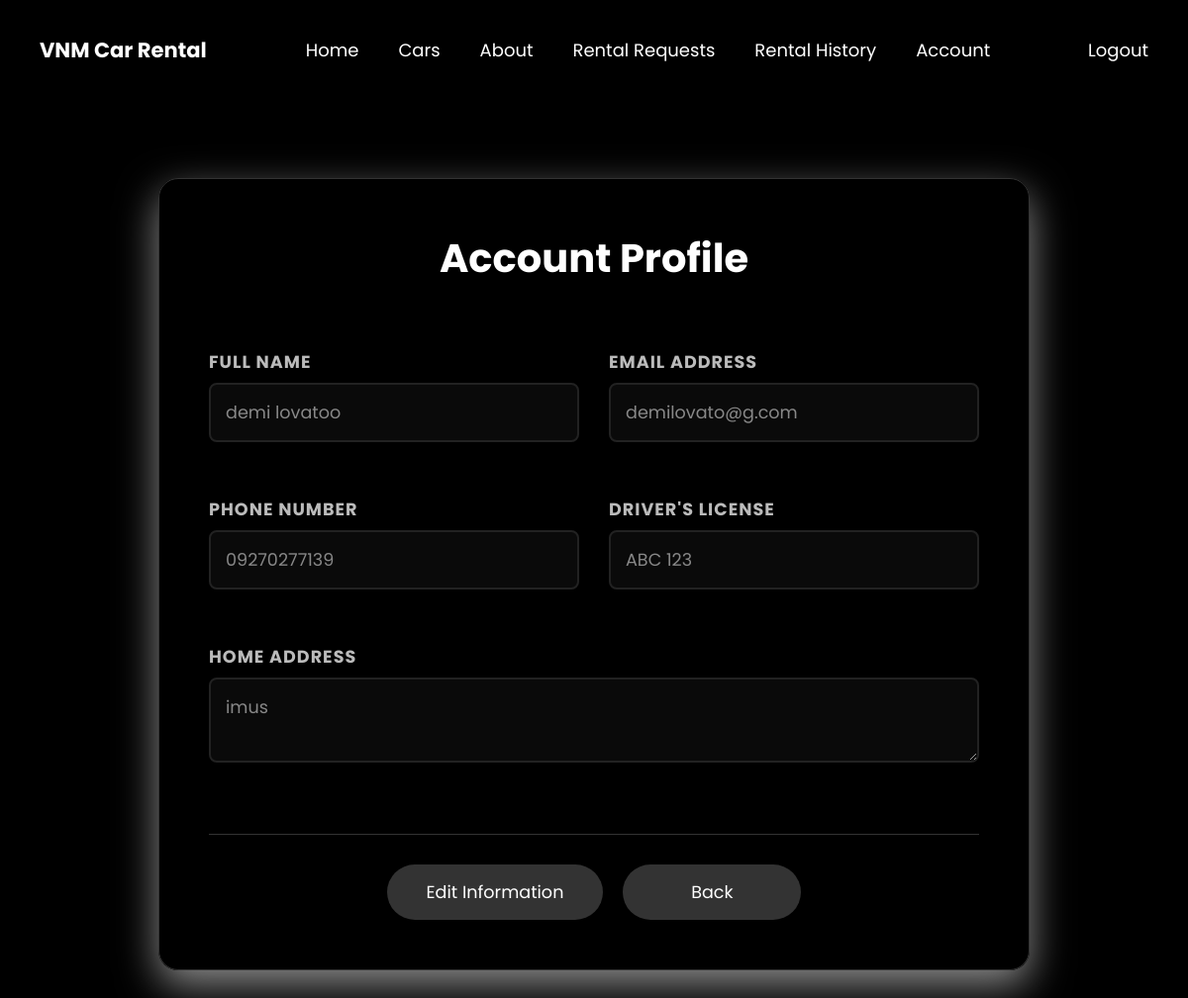
/vnm-system1/php/edit_account.php (signed in), run on the app's committed database.
### tables this page shows
CREATE TABLE `users` (
  `user_id` int(11) NOT NULL,
  `fullname` varchar(200) DEFAULT NULL,
  `email` varchar(200) DEFAULT NULL,
  `phone` varchar(50) DEFAULT NULL,
  `address` varchar(255) DEFAULT NULL,
  `license` varchar(100) DEFAULT NULL,
  `password` varchar(255) DEFAULT NULL,
  `status` int(11) DEFAULT 1,
  `is_archived` tinyint(1) DEFAULT 0
);

### vnm-system1/php/edit_account.php (the view, shortened to what this page needs)
<?php
include 'db.php';
$user_id = (int)$_SESSION['user'];
$stmt = $conn->prepare("SELECT * FROM users WHERE user_id = ?");
$stmt->bind_param("i", $user_id);
$stmt->execute();
$user = $stmt->get_result()->fetch_assoc();
?>
<!DOCTYPE html>
<html lang="en">
<head>
    <link rel="stylesheet" href="../css/main.css">
    <link rel="stylesheet" href="../css/login-dashboard.css?v=1.01">
</head>
<body>
<nav>
    <h3>VNM Car Rental</h3>
    <a href="../php/login-dashboard.php">Home</a>
    <a href="../php/login-dashboard.php#cars">Cars</a>
    <a href="../php/login-dashboard.php#aboutUs">About</a>
    <a href="../php/rentalsc.php">Rental Requests</a>
    <a href="../php/customer_lifecycle.php">Rental History</a>
    <a href="../php/edit_account.php">Account</a>
    <button popovertarget="logout">Logout</button>
</nav>
    <main>
        <div class="edit-container" id="containerBlock">
            <h2>Account Profile</h2>
            <hr class="section-divider">
            <form action="edit_account.php" method="POST" id="profileForm">
                <div class="form-grid">
                    <div class="form-group">
                        <label>Full Name</label>
                        <input type="text" name="fullname" value="<?php echo htmlspecialchars($user['fullname']); ?>" disabled required>
                    </div>
                    <div class="form-group">
                        <label>Email Address</label>
                        <input type="email" name="email" value="<?php echo htmlspecialchars($user['email']); ?>" disabled required>
                    </div>
                    <div class="form-group">
                        <label>Phone Number</label>
                        <input type="text" name="phone" value="<?php echo htmlspecialchars($user['phone']); ?>" disabled required>
                    </div>
                    <div class="form-group">
                        <label>Driver's License</label>
                        <input type="text" name="license" value="<?php echo htmlspecialchars($user['license']); ?>" disabled required>
                    </div>
                    <div class="form-group full-width">
                        <label>Home Address</label>
                        <textarea name="address" rows="2" disabled required><?php echo htmlspecialchars($user['address']); ?></textarea>
                    </div>
                </div>
                <div class="btn-group">
                    <button type="button" id="editBtn" class="btn-vnm btn-secondary">Edit Information</button>
                    <a href="edit_account.php" class="btn-vnm btn-secondary">Back</a>
                </div>
            </form>
        </div>
    </main>
</body>
</html>

### vnm-system1/css/main.css (style rules this page uses)
:root { --font-color:white; --padding-s:2.5vh; --padding-l:5vh; --font-fam:Poppins; --font-s:12px; --font-m:18px; --font-l:24px; --font-xl:30px; --space-s:2.5vh; --space-m:5vh; --space-l:7.5vh; --radius-s:15px; --radius-m:20px; --radius-l:25px; }
* { margin: 0; padding: 0; box-sizing: border-box; font-family: var(--font-fam); color: var(--font-color); }
body { background-color: black; display: grid; min-height: 100vh; width: 100%; }
a { text-decoration: none; }
main { min-height: 100vh; }
@media (min-width:300px) { body { grid-template-columns: 1fr; grid-template-rows: 12.5vh 1fr; } }
@media (min-width:300px) { nav { grid-area: 1 / 1 / 2 / 2; display: flex; align-items: center; justify-content: flex-start; padding:0 var(--padding-s); font-size: var(--font-s); } }
@media (min-width:300px) { nav a { display: none; } }
@media (min-width:300px) { nav button:nth-child(8) { margin-left: auto; width: fit-content; height: fit-content; background-color: transparent; border: transparent; font-size:var(--font-s); transition: 0.125s ease-in-out; } }
@media (min-width:300px) { main { grid-area: 2 / 1 / 3 / 2; } }
@media (min-width:600px) { nav { font-size: var(--font-m); gap: var(--space-m); padding:0 var(--padding-l); } }
@media (min-width:600px) { nav h3 { margin-right: var(--space-l); } }
@media (min-width:600px) { nav button:nth-child(8) { font-size:var(--font-m); } }
@media (min-width:600px) { nav a { display: flex; align-items: center; height: 100%; padding: 0; transition: 0.125s ease-in-out; } }
@media (min-width:600px) { main { display: flex; flex-direction: column; max-width: 100%; } }

### vnm-system1/css/login-dashboard.css (style rules this page uses)
:root { --font-color:white; --padding-s:2.5vh; --padding-l:5vh; --font-fam:Poppins; --font-s:12px; --font-m:18px; --font-l:24px; --font-xl:30px; --space-s:2.5vh; --space-m:5vh; --space-l:7.5vh; --radius-s:15px; --radius-m:20px; --radius-l:25px; }
@media (min-width:300px) { nav button:nth-child(8) { margin-left: auto; width: fit-content; height: fit-content; background-color: transparent; border: transparent; font-size:var(--font-s); transition: 0.125s ease-in-out; } }
@media (min-width:600px) and (orientation: landscape) { nav button:nth-child(8) { font-size:var(--font-m); } }

### vnm-system1/php/edit_account.php (style rules this page uses)
.edit-container { max-width: 900px; margin: 80px auto; padding: 50px; background: var(--bg-card); border-radius: 20px; box-shadow: 0 15px 40px rgba(245, 245, 245, 0.57); border: 1px solid #333; }
.edit-container h2 { font-size: 2.5rem; margin-bottom: 10px; color: var(--font-color); text-align: center; }
.section-divider { height: 2px; background: linear-gradient(to right, transparent, var(--accent-color), transparent); margin: 20px 0 40px 0; border: none; }
.form-grid { display: grid; grid-template-columns: 1fr 1fr; gap: 30px; }
.form-group { margin-bottom: 25px; }
.form-group.full-width { grid-column: span 2; }
.form-group label { display: block; font-size: 1.1rem; margin-bottom: 8px; color: #bbb; font-weight: bold; text-transform: uppercase; letter-spacing: 1px; }
.form-group input, .form-group textarea { width: 100%; padding: 15px; font-size: 1.1rem; border-radius: 8px; border: 2px solid #444; background: #111; color: #fff; transition: all 0.3s ease; box-sizing: border-box; }
input:disabled, textarea:disabled { border: 2px solid #222 !important; background: #0a0a0a !important; color: #888 !important; cursor: not-allowed; }
.btn-group { margin-top: 40px; display: flex; gap: 20px; justify-content: center; border-top: 1px solid #333; padding-top: 30px; }
.btn-vnm { background-color: var(--accent-color); color: white; padding: 15px 40px; font-size: 1.1rem; border-radius: 50px; border: none; cursor: pointer; text-decoration: none; text-align: center; min-width: 180px; transition: 0.3s; }
.btn-secondary { background-color: #333; }

### data on the page
users: fullname "demi lovatoo", email "demilovato@g.com", phone "09270277139", license "ABC 123", address "imus"
